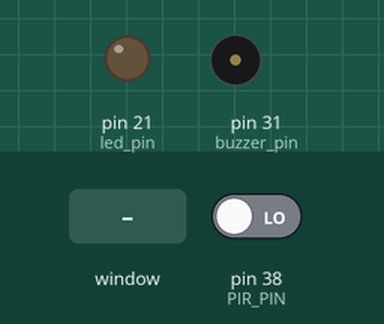
Bench run of a program on a simulated Raspberry Pi (header pin numbers). Parts: output pins drawn as LEDs (lit = HIGH), buzzer (waves = sounding, pin HIGH). The test bench sets the inputs (shaded band); at power-on: pin 38 (PIR_PIN) LOW. The desktop window is not drawn, its controls go by their first labels and the mouse button is held 0.15 s; web requests get an empty 200 reply after 0.4 s; threads take turns every 2 ms; what the program prints to the terminal is not drawn.

Above: at 1.2 s.
1.3 s: control labelled "Turn on" in the window clicked
2.9 s: pin 38 (PIR_PIN) driven HIGH
At 3.7 s:
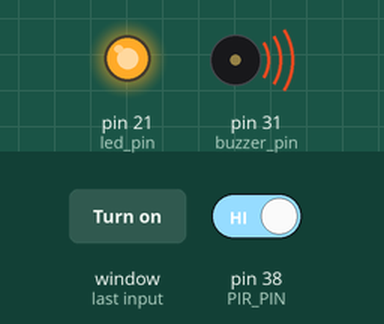
4.4 s: pin 38 (PIR_PIN) driven LOW
At 4.9 s:
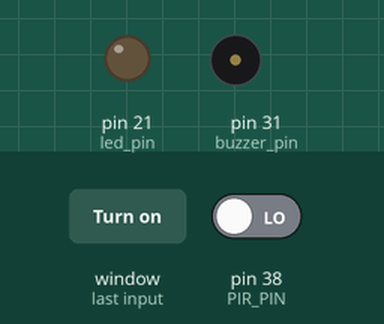
5.9 s: control labelled "Turn off" in the window clicked
Timing chart, 0 to 8.4 s (numbered marks = the images above; inputs shaded):
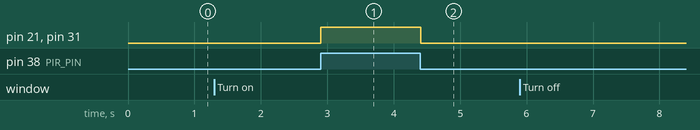

The program:

prfin.py
```python
import RPi.GPIO as GPIO
from tkinter import Tk, Button
import time
import threading
import requests
import tkinter.font

GPIO.setwarnings(False)

# Configure the GPIO pins

PIR_PIN = 38
led_pin= 21
buzzer_pin= 31
GPIO.setmode(GPIO.BOARD)
GPIO.setup(PIR_PIN, GPIO.IN)
GPIO.setup(led_pin, GPIO.OUT)
GPIO.setup(buzzer_pin, GPIO.OUT)

# Initialize the GUI
root = Tk()
root.title("PIR Motion Sensor Control")

# Function to toggle the PIR sensor state
def toggle_pir_state():
    current_state = GPIO.input(PIR_PIN)
    new_state = GPIO.HIGH if current_state == GPIO.LOW else GPIO.LOW
    GPIO.output(PIR_PIN, new_state)


def pir():

    try:
        while True:
            global flg
            time.sleep(0.1)
            state=0
            state=GPIO.input(PIR_PIN)
            state-0
            if(state == 1): #if the pir motion sensor detect movement print detect
                # snf LED and buzzer inform users
                print("detect！")
                GPIO.output(led_pin, GPIO.HIGH)
                GPIO.output(buzzer_pin, GPIO.HIGH)
                #time.sleep( 0.1 )
                #root.after(100,turn_on)
                event_name="motion_detected"
                webhook_key="bwnV8Z2WsCCHk6jfRJVRVC"
                payload={'value1': 'Motion Detected'}
                url=f"https://maker.ifttt.com/trigger/{event_name}/with/key/{webhook_key}"
                requests.post(url, data=payload)

            elif(flg==False):
                print("stop pir")
                flg= True
                break
            else: # else print no detect and nothing
                print("no detect")
                GPIO.output(led_pin, GPIO.LOW)
                GPIO.output(buzzer_pin, GPIO.LOW)
                #root.after(100,turn_on)
                #$time.sleep( 0.1 )

            #root.update()
            #root.after(100,pir)
            #root.mainloop()

    except KeyboardInterrupt:
        GPIO.cleanup()

# Button callback functions
def turn_on():
    print('on')
    #GPIO.output(PIR_PIN,GPIO.HIGH)
    #GPIO.output(PIR_PIN, GPIO.HIGH)
    #GPIO.output(led_pin,GPIO.HIGH)
    thread=threading.Thread(target=pir)
    thread.start()
    #pir()


def turn_off():
    print('off')
    state=0
    global flg
    flg=False
    #root.after(1,turn_off)
    #state=GPIO.input(PIR_PIN)
    #GPIO.output(PIR_PIN, GPIO.LOW)

flg=True
myFont = tkinter.font.Font(family='Helvetica', size=36, weight='bold')


# Create the buttons
#on_button = Button(root, text="ON", command=turn_on)
on_button=Button(root, text='Turn on', font= myFont, command=turn_on, bg='green', height=2, width=24)

#on_button.pack()
on_button.grid(row=0, column=1)


#off_button = Button(root, text="OFF", command=turn_off)
off_button=Button(root, text='Turn off', font= myFont, command=turn_off, bg='red', height=2, width=24)

#off_button.pack()
off_button.grid(row=1, column=1)


# Start the main loop
root.mainloop()
```

Measured:
- after the input at 1.3 s, every drawn part: stays the same
- after the input at 2.9 s, pin 21 (led_pin), pin 31 (buzzer_pin): LOW → HIGH at once
- after the input at 4.4 s, pin 21 (led_pin), pin 31 (buzzer_pin): HIGH → LOW at once
- after the input at 5.9 s, every drawn part: stays the same
